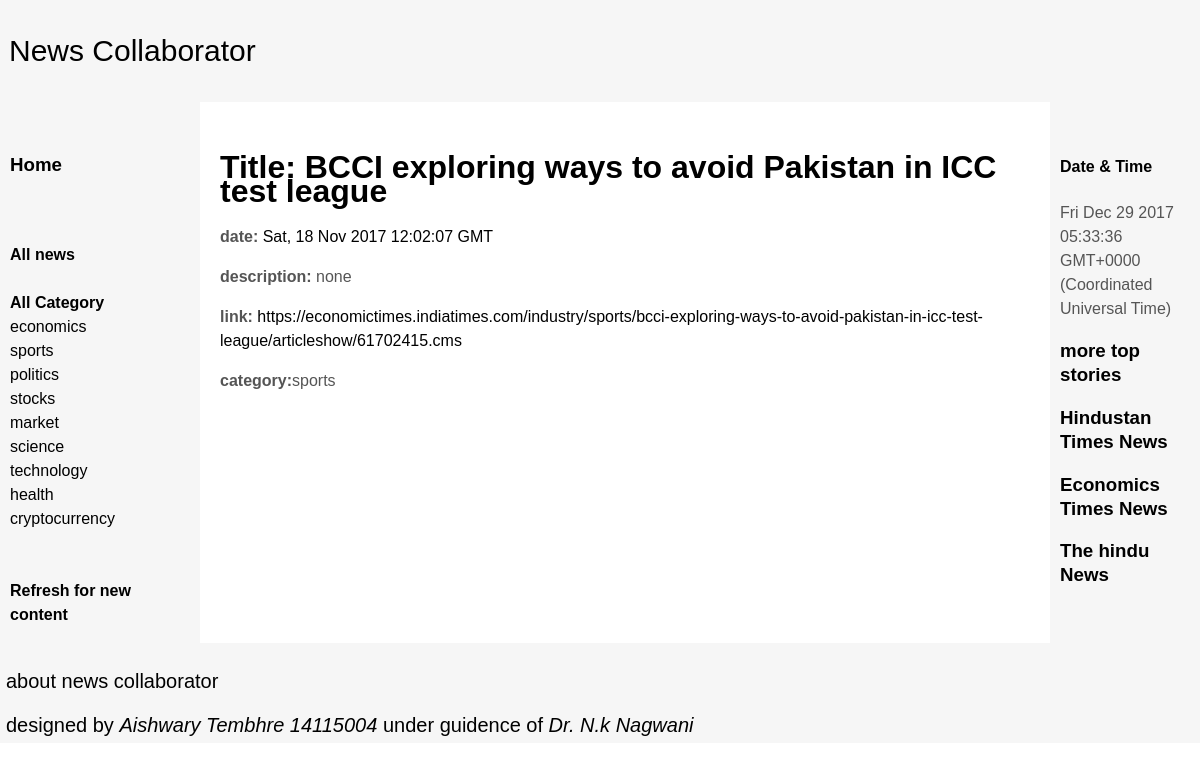
The app's page /catalog/news/243 with its own data.
### catalog/models.py (models this page shows, shortened)
class News(models.Model):
    title = models.CharField(max_length=200)
    date = models.CharField(max_length=100)
    description = models.TextField(max_length=1000, help_text="Enter a brief description of the news")
    link = models.CharField(max_length=100, help_text="hfjhhj")
    category = models.CharField(Genre, max_length=100, help_text="Select a genre for this news")

### catalog/views.py (the view)
# urls.py: url(r'^news/(?P<pk>\d+)$', views.NewsDetailView.as_view(), name='news-detail'),
class NewsDetailView(generic.DetailView):
    model = News

### catalog/templates/catalog/news_detail.html
{% extends "base_generic.html" %}
{% block content %}
  <h1>Title: {{ news.title }}</h1>
  <p><strong>date:</strong> <a href="">{{ news.date }}</a></p>
  <p><strong>description:</strong> {{ news.description }}</p>
  <p><strong>link:</strong><a href="{{ news.link }}"> {{ news.link }}</a></p>
  <p><strong>category:</strong>{{ news.category }}</p>
{% endblock %}

### catalog/templates/base_generic.html (style rules this page uses)
body { min-width: 630px; }
body { margin: 0; padding: 0; font-family:Sans-serif; line-height: 1.5em; }
p { color: #555; }
a { text-decoration: none ; color:black; }

### records on screen
News: title "BCCI exploring ways to avoid Pakistan in ICC test league", date "Sat, 18 Nov 2017 12:02:07 GMT", description "none", link "https://economictimes.indiatimes.com/industry/sports/bcci-exploring-ways-to-avoid-pakistan-in-icc-test-league/articleshow/61702415.cms", category "sports"
